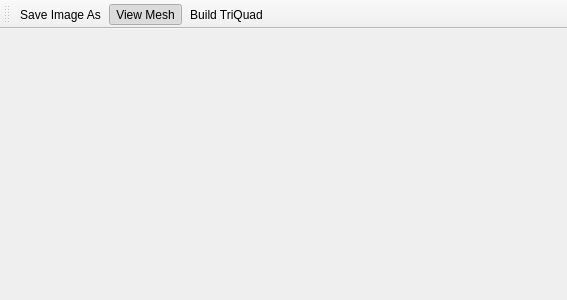
<?xml version="1.0" encoding="UTF-8"?>
<ui version="4.0">
 <class>MainWindow</class>
 <widget class="QMainWindow" name="MainWindow">
  <property name="geometry">
   <rect>
    <x>0</x>
    <y>0</y>
    <width>567</width>
    <height>300</height>
   </rect>
  </property>
  <property name="sizePolicy">
   <sizepolicy hsizetype="Maximum" vsizetype="Maximum">
    <horstretch>0</horstretch>
    <verstretch>0</verstretch>
   </sizepolicy>
  </property>
  <property name="windowTitle">
   <string>MainWindow</string>
  </property>
  <widget class="QWidget" name="centralWidget">
   <layout class="QVBoxLayout" name="verticalLayout">
    <item>
     <widget class="QWidget" name="renderWidget" native="true">
      <layout class="QHBoxLayout" name="horizontalLayout"/>
     </widget>
    </item>
   </layout>
  </widget>
  <widget class="QToolBar" name="toolBar">
   <property name="windowTitle">
    <string>toolBar</string>
   </property>
   <attribute name="toolBarArea">
    <enum>TopToolBarArea</enum>
   </attribute>
   <attribute name="toolBarBreak">
    <bool>false</bool>
   </attribute>
   <addaction name="actionSaveImageAs"/>
   <addaction name="actionView_Mesh"/>
   <addaction name="actionBuild_TriQuad"/>
  </widget>
  <action name="actionSaveImageAs">
   <property name="text">
    <string>Save Image As</string>
   </property>
   <property name="shortcut">
    <string>Ctrl+S</string>
   </property>
  </action>
  <action name="actionView_Mesh">
   <property name="checkable">
    <bool>true</bool>
   </property>
   <property name="checked">
    <bool>true</bool>
   </property>
   <property name="text">
    <string>View Mesh</string>
   </property>
  </action>
  <action name="actionBuild_TriQuad">
   <property name="text">
    <string>Build TriQuad</string>
   </property>
  </action>
 </widget>
 <layoutdefault spacing="6" margin="11"/>
 <resources/>
 <connections/>
</ui>
